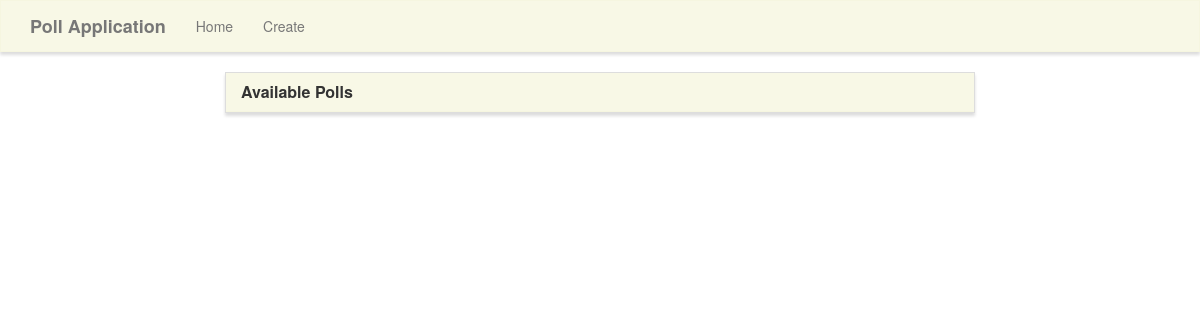
The app's page /, older data.
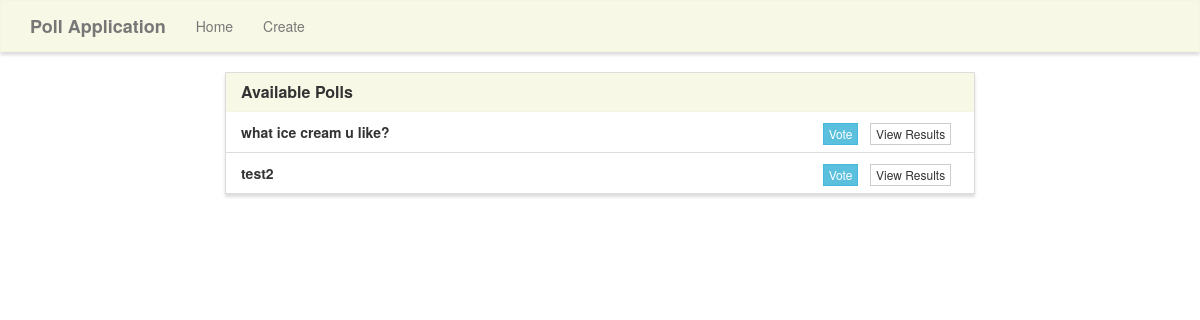
The same page, newer data.
### poll/models.py (models this page shows, shortened)
class Poll(models.Model):
    question = models.TextField()
    option_one = models.CharField(max_length=30)
    option_two = models.CharField(max_length=30)
    option_three = models.CharField(max_length=30)
    option_one_count = models.IntegerField(default=0)
    option_two_count = models.IntegerField(default=0)
    option_three_count = models.IntegerField(default=0)

### poll/views.py (the view)
# urls.py: 2. Add a URL to urlpatterns:  path('', views.home, name='home')
def home(request):
    polls = Poll.objects.all()
    context = {
        'polls': polls
    }
    return render(request, 'poll/home.html', context)

### poll/templates/poll/home.html
{% extends "poll/base.html" %} {% block title %}Homepage{% endblock %}
{% block main %}
<div class="row">
  <div class="col-lg-8 col-lg-offset-2">
    <div class="panel panel-default">
      <div class="panel-heading">
        <h3 class="panel-title">Available Polls</h3>
      </div>
      <ul class="list-group">
        {% for poll in polls %}
        <li class="list-group-item">
          <strong>{{poll.question}}</strong>
          <span class="pull-right">
            <a href="{% url 'vote' poll.id %}" class="btn btn-info btn-xs">Vote</a> &nbsp;
            <a href="{% url 'results' poll.id %}" class="btn btn-default btn-xs">View Results</a> &nbsp;
          </span>
        </li>
        {% endfor %}
      </ul>
    </div>
  </div>
</div>
{% endblock %}

Row changes from the older to the newer data that the page shows:
added Poll: question "what ice cream u like?"
added Poll: question "test2"
